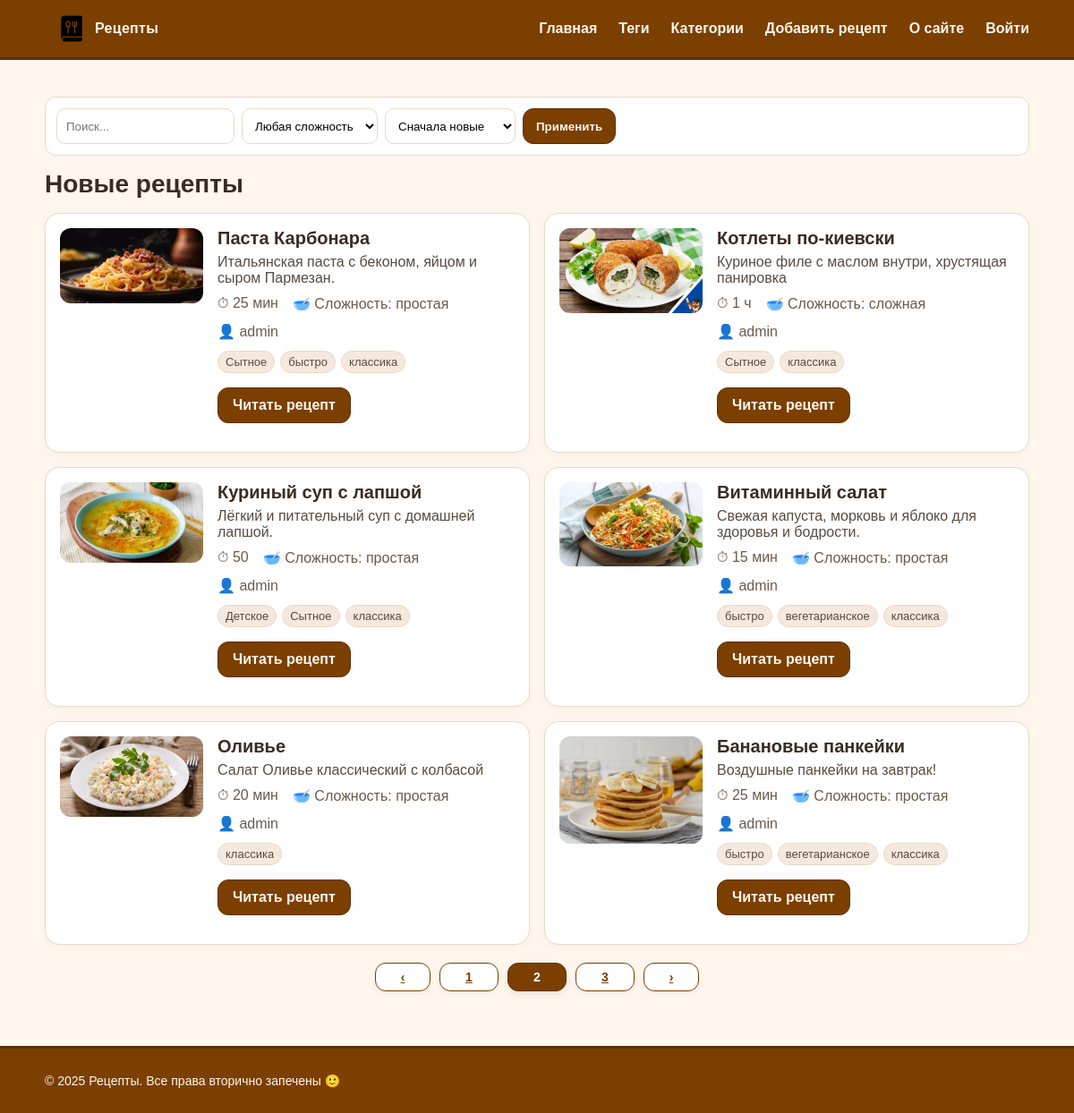
Screenshot of /?page=2 with the database file from the repository.
### recipes/models.py (models this page shows, shortened)
class Recipe(models.Model):
    class Difficulty(models.TextChoices):
        EASY = "easy", "простая"
        MEDIUM = "medium", "средняя"
        HARD = "hard", "сложная"
    author = models.ForeignKey(
        settings.AUTH_USER_MODEL,
        on_delete=models.CASCADE,
        related_name='recipes',
        null=True, blank=True,  # временно: потом при желании сделаем обязательным
        verbose_name='Автор'
    )
    title = models.CharField("Название", max_length=255, db_index=True)
    slug = models.SlugField("Слаг", max_length=255, unique=True, db_index=True)
    desc = models.TextField("Описание", blank=True)
    image = models.CharField("Путь к изображению", max_length=255, blank=True)  # путь в /static/...
    cook_time = models.CharField("Время (текст)", max_length=50, blank=True)     # например: "45 мин"
    cook_time_min = models.PositiveIntegerField("Время (мин)", default=0)        # число минут для агрегаций
    difficulty = models.CharField(
        "Сложность",
        max_length=10,
        choices=Difficulty.choices,
        default=Difficulty.EASY,
    )
    is_published = models.BooleanField("Опубликован", default=True)
    photo = models.ImageField("Фото", upload_to=recipe_photo_upload_to, blank=True, null=True)
    category = models.ForeignKey(
        "Category",
        verbose_name="Категория",
        on_delete=models.SET_NULL,
        null=True,
        blank=True,
        related_name="recipes",
    )  # 1 категория -> много рецептов
    tags = models.ManyToManyField(
        "Tag",
        verbose_name="Теги",
        blank=True,
        related_name="recipes",
    )  # многие теги <-> многие рецепты
    created_at = models.DateTimeField("Создано", auto_now_add=True)
    updated_at = models.DateTimeField("Обновлено", auto_now=True)
    objects = models.Manager()
    published = PublishedManager()
    class Meta:
        verbose_name = "Рецепт"
        verbose_name_plural = "Рецепты"
        ordering = ["-created_at"]
        indexes = [models.Index(fields=["-created_at"])]
        permissions = [
            ('can_publish', 'Может публиковать рецепты'),
        ]
    def get_absolute_url(self):
        return reverse("recipe_detail_slug", kwargs={"slug": self.slug})

class Tag(models.Model):
    name = models.CharField("Название", max_length=120, unique=True, db_index=True)
    slug = models.SlugField("Слаг", max_length=120, unique=True, db_index=True)
    class Meta:
        verbose_name = "Тег"
        verbose_name_plural = "Теги"
        ordering = ["name"]
    def get_absolute_url(self):
        return reverse("recipes_by_tag", kwargs={"slug": self.slug})

### recipes/views.py (the view)
# urls.py: path('', IndexView.as_view(), name='home'),
class IndexView(DataMixin, ListView):
    model = Recipe
    template_name = 'recipes/index.html'
    context_object_name = 'recipes'
    title_page = 'Новые рецепты'  # попадёт в шаблон как {{ title }} через DataMixin
    def get_queryset(self):
        sort_by = self.request.GET.get('sort', '-created_at')  # '-created_at' | 'title' | '-title'
        q = self.request.GET.get('q', '').strip()
        diff = self.request.GET.get('difficulty', '')  # 'easy'|'medium'|'hard'|''
        qs = Recipe.published.all()
        if q:
            qs = qs.filter(Q(title__icontains=q) | Q(desc__icontains=q))
        if diff in dict(Recipe.Difficulty.choices):
            qs = qs.filter(difficulty=diff)
        return qs.order_by(sort_by)
    def get_context_data(self, **kwargs):
        ctx = super().get_context_data(**kwargs)
        q = self.request.GET.get('q', '').strip()
        diff = self.request.GET.get('difficulty', '')
        sort_by = self.request.GET.get('sort', '-created_at')
        ctx.update({
            'sort_by': sort_by,
            'q': q,
            'diff': diff,
            'difficulty_choices': Recipe.Difficulty.choices,
            'year': 2025,
        })
        tail_parts = []
        if q: tail_parts.append(f"q={q}")
        if diff: tail_parts.append(f"difficulty={diff}")
        if sort_by and sort_by != '-created_at': tail_parts.append(f"sort={sort_by}")
        ctx['query_tail'] = ('&' + '&'.join(tail_parts)) if tail_parts else ''
        add_url = None
        try:
            add_url = reverse('recipes:recipe_add')  # если используешь namespace
        except NoReverseMatch:
            try:
                add_url = reverse('recipe_add')      # без namespace
            except NoReverseMatch:
                try:
                    add_url = reverse('add_recipe_model')  # старое FBV имя, если осталось
                except NoReverseMatch:
                    add_url = None
        ctx['add_recipe_url'] = add_url
        return self.get_mixin_context(ctx)

### recipes/models.py (called while the page is built)
    def get_queryset(self):
        return super().get_queryset().filter(is_published=True)

### recipes/utils.py (called while the page is built)
    def get_mixin_context(self, context: Dict[str, Any], **kwargs):
        if self.title_page:
            context["title"] = self.title_page
        context.setdefault("menu", MENU)
        context.setdefault("cat_selected", None)
        context.update(kwargs)
        return context

### recipes/templates/recipes/index.html (shortened to what this page needs)
{% extends 'base.html' %}
{% load static %}
{% block content %}
  <form method="get" class="filters">
    <input type="text" name="q" placeholder="Поиск..." value="{{ q }}">
    <select name="difficulty">
      <option value="">Любая сложность</option>
    </select>
    <select name="sort">
      <option value="-created_at" {% if sort_by == '-created_at' %}selected{% endif %}>Сначала новые</option>
    </select>
    <button class="btn">Применить</button>
  </form>
  <h1 class="page-title">{{ title }}</h1>
  <ul class="card-list">
    {% for r in recipes %}
      <li class="card">
        <div class="card-media">
  {% if r.photo %}
    <img src="{{ r.photo.url }}" alt="{{ r.title }}">
  {% elif r.image %}
    <img src="{% static r.image %}" alt="{{ r.title }}">
  {% else %}
    <div class="noimg">Нет изображения</div>
  {% endif %}
</div>
        <div class="card-body">
          <h2 class="card-title">{{ r.title }}</h2>
          <p class="card-desc">{{ r.desc }}</p>
          <ul class="meta">
            <li>⏱ {{ r.cook_time }}</li>
            <li>🥣 Сложность: {{ r.get_difficulty_display }}</li>
          </ul>
          <ul class = "meta">👤 {{ r.author.get_full_name|default:r.author.username }} </ul>
          <ul class="tags">
            {% for t in r.tags.all %}
                <li><a class="tag" href="{{ t.get_absolute_url }}">{{ t.name }}</a></li>
            {% empty %}
                <li class="tag tag-empty">без тегов</li>
            {% endfor %}
            </ul>
          <p>
            <a class="btn" href="{{ r.get_absolute_url }}">Читать рецепт</a></p>
        </div>
      </li>
    {% endfor %}
  </ul>
{% include 'recipes/_pagination.html' %}
{% endblock %}

### recipes/static/recipes/css/styles.css (style rules this page uses)
:root { --choco:#7B3F00; --choco-dark:#5e2f00; --cream:#FFF7ED; --ink:#3b2b22; --paper:#ffffff; --border:#ead9c6; --header-h:64px; --footer-h:72px; --header-extra-gap:20px; --footer-extra-gap:32px; }
html, body { min-height:100%; margin:0; color:var(--ink); background:var(--cream); font-family:Arial, system-ui, -apple-system, "Segoe UI", Roboto, "Helvetica Neue", sans-serif; }
body { padding-top:calc(var(--header-h) + var(--header-extra-gap)); padding-bottom:calc(var(--footer-h) + var(--footer-extra-gap)); }
.page-title { margin:8px 0 16px; font-size:28px; }
.card-list { list-style:none; margin:0; padding:0; display:grid; gap:16px; grid-template-columns:1fr; }
@media (min-width:720px) { .card-list { grid-template-columns:1fr 1fr; } }
.card { display:grid; grid-template-columns:160px 1fr; gap:16px; background:var(--paper); border:1px solid var(--border); border-radius:16px; padding:16px; box-shadow:0 2px 10px rgba(0,0,0,.04); }
.card-media img { width:100%; height:auto; display:block; border-radius:12px; }
.card-title { margin:0 0 6px; font-size:20px; }
.card-desc { margin:0 0 10px; color:#5a4a3e; }
.meta { margin:0 0 12px; padding:0; display:flex; gap:16px; list-style:none; color:#6b5a4b; }
.btn { display:inline-block; padding:10px 14px; border-radius:12px; background:var(--choco); color:var(--cream); text-decoration:none; font-weight:600; border:1px solid var(--choco-dark); }
.filters { display:flex; flex-wrap:wrap; gap:8px; align-items:center; margin:12px 0 16px; padding:12px; background:var(--paper); border:1px solid var(--border); border-radius:12px; }
.filters input[type="text"], .filters select { min-height:40px; padding:8px 10px; border:1px solid var(--border); border-radius:10px; background:#fff; }
.filters .btn { min-height:40px; padding:8px 14px; }
.tags { list-style:none; padding:0; margin:8px 0 0; display:flex; flex-wrap:wrap; gap:6px; }
.tag { display:inline-block; padding:4px 8px; border-radius:999px; background:#f5e9dd; border:1px solid var(--border); text-decoration:none; color:#5a4a3e; font-size:13px; }
.btn { font-weight:700; border-radius:12px; padding:10px 16px; }

### rows the page displays
Recipe: photo (picture), title "Паста Карбонара", desc "Итальянская паста с беконом, яйцом и сыром Пармезан.", cook_time "25 мин", difficulty "простая", author.get_full_name "admin"
Tag: name "Сытное"
Tag: name "быстро"
Tag: name "классика"
Recipe: photo (picture), title "Котлеты по-киевски", desc "Куриное филе с маслом внутри, хрустящая панировка", cook_time "1 ч", difficulty "сложная", author.get_full_name "admin"
Recipe: photo (picture), title "Куриный суп с лапшой", desc "Лёгкий и питательный суп с домашней лапшой.", cook_time "50", difficulty "простая", author.get_full_name "admin"
Tag: name "Детское"
Recipe: photo (picture), title "Витаминный салат", desc "Свежая капуста, морковь и яблоко для здоровья и бодрости.", cook_time "15 мин", difficulty "простая", author.get_full_name "admin"
Tag: name "вегетарианское"
Recipe: photo (picture), title "Оливье", desc "Салат Оливье классический с колбасой", cook_time "20 мин", difficulty "простая", author.get_full_name "admin"
Recipe: image (picture), title "Банановые панкейки", desc "Воздушные панкейки на завтрак!", cook_time "25 мин", difficulty "простая", author.get_full_name "admin"

### other values shown
{{ title }} "Новые рецепты"
{{ i }} "1" "3"
{{ i }} "2"
{{ year|default:2025 }} "2025"
